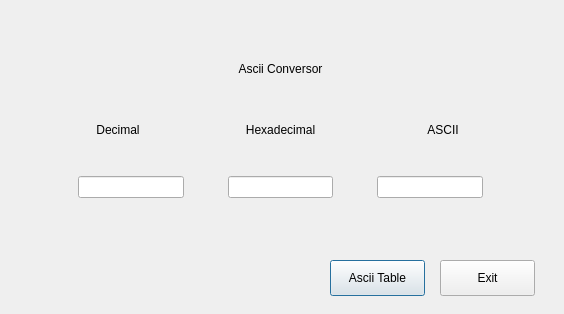
<?xml version="1.0" encoding="UTF-8"?>
<ui version="4.0">
 <class>Dialog</class>
 <widget class="QDialog" name="Dialog">
  <property name="geometry">
   <rect>
    <x>0</x>
    <y>0</y>
    <width>564</width>
    <height>314</height>
   </rect>
  </property>
  <property name="windowTitle">
   <string>Dialog</string>
  </property>
  <widget class="QLabel" name="Ascii_label">
   <property name="geometry">
    <rect>
     <x>210</x>
     <y>60</y>
     <width>141</width>
     <height>17</height>
    </rect>
   </property>
   <property name="text">
    <string>Ascii Conversor</string>
   </property>
   <property name="alignment">
    <set>Qt::AlignCenter</set>
   </property>
  </widget>
  <widget class="QPushButton" name="Ascii_table_button">
   <property name="geometry">
    <rect>
     <x>330</x>
     <y>260</y>
     <width>95</width>
     <height>36</height>
    </rect>
   </property>
   <property name="text">
    <string>Ascii Table</string>
   </property>
  </widget>
  <widget class="QPushButton" name="exit_button">
   <property name="geometry">
    <rect>
     <x>440</x>
     <y>260</y>
     <width>95</width>
     <height>36</height>
    </rect>
   </property>
   <property name="text">
    <string>Exit</string>
   </property>
  </widget>
  <widget class="QWidget" name="verticalLayoutWidget">
   <property name="geometry">
    <rect>
     <x>40</x>
     <y>90</y>
     <width>481</width>
     <height>141</height>
    </rect>
   </property>
   <layout class="QVBoxLayout" name="verticalLayout_2">
    <item>
     <layout class="QHBoxLayout" name="horizontalLayout_3">
      <item>
       <widget class="QLabel" name="label_3">
        <property name="enabled">
         <bool>true</bool>
        </property>
        <property name="sizePolicy">
         <sizepolicy hsizetype="Preferred" vsizetype="Fixed">
          <horstretch>0</horstretch>
          <verstretch>0</verstretch>
         </sizepolicy>
        </property>
        <property name="text">
         <string>Decimal</string>
        </property>
        <property name="alignment">
         <set>Qt::AlignCenter</set>
        </property>
       </widget>
      </item>
      <item>
       <widget class="QLabel" name="label_2">
        <property name="sizePolicy">
         <sizepolicy hsizetype="Preferred" vsizetype="Fixed">
          <horstretch>0</horstretch>
          <verstretch>0</verstretch>
         </sizepolicy>
        </property>
        <property name="text">
         <string>Hexadecimal</string>
        </property>
        <property name="alignment">
         <set>Qt::AlignCenter</set>
        </property>
       </widget>
      </item>
      <item>
       <widget class="QLabel" name="label">
        <property name="sizePolicy">
         <sizepolicy hsizetype="Preferred" vsizetype="Fixed">
          <horstretch>0</horstretch>
          <verstretch>0</verstretch>
         </sizepolicy>
        </property>
        <property name="text">
         <string>ASCII</string>
        </property>
        <property name="alignment">
         <set>Qt::AlignBottom|Qt::AlignHCenter</set>
        </property>
       </widget>
      </item>
     </layout>
    </item>
    <item>
     <layout class="QHBoxLayout" name="horizontalLayout">
      <item>
       <spacer name="horizontalSpacer_3">
        <property name="orientation">
         <enum>Qt::Horizontal</enum>
        </property>
        <property name="sizeHint" stdset="0">
         <size>
          <width>40</width>
          <height>20</height>
         </size>
        </property>
       </spacer>
      </item>
      <item>
       <widget class="QLineEdit" name="lineEdit_3"/>
      </item>
      <item>
       <spacer name="horizontalSpacer">
        <property name="orientation">
         <enum>Qt::Horizontal</enum>
        </property>
        <property name="sizeHint" stdset="0">
         <size>
          <width>40</width>
          <height>20</height>
         </size>
        </property>
       </spacer>
      </item>
      <item>
       <widget class="QLineEdit" name="lineEdit_2"/>
      </item>
      <item>
       <spacer name="horizontalSpacer_2">
        <property name="orientation">
         <enum>Qt::Horizontal</enum>
        </property>
        <property name="sizeHint" stdset="0">
         <size>
          <width>40</width>
          <height>20</height>
         </size>
        </property>
       </spacer>
      </item>
      <item>
       <widget class="QLineEdit" name="lineEdit"/>
      </item>
      <item>
       <spacer name="horizontalSpacer_4">
        <property name="orientation">
         <enum>Qt::Horizontal</enum>
        </property>
        <property name="sizeHint" stdset="0">
         <size>
          <width>40</width>
          <height>20</height>
         </size>
        </property>
       </spacer>
      </item>
     </layout>
    </item>
   </layout>
  </widget>
 </widget>
 <resources/>
 <connections/>
</ui>
